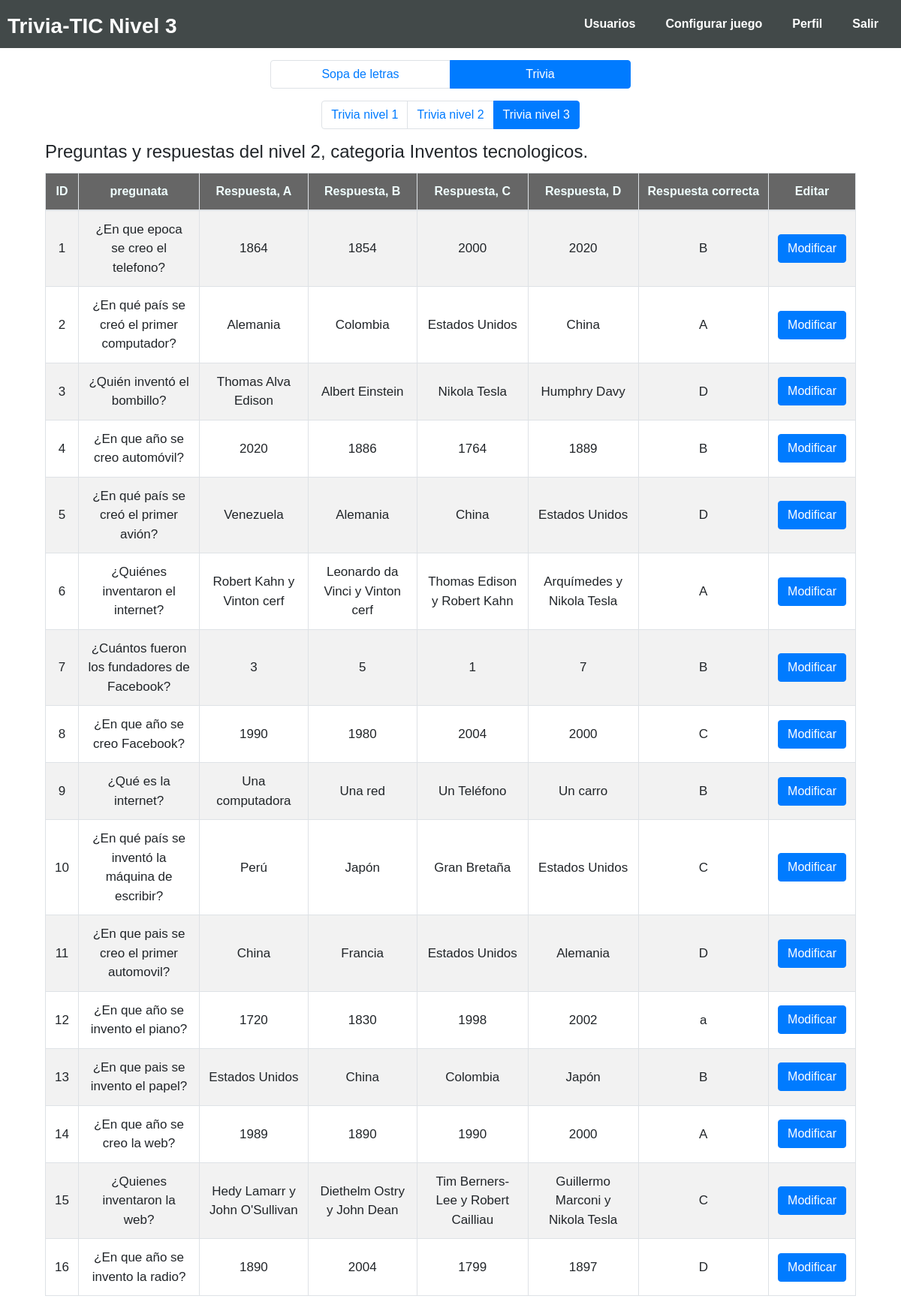
Before: /confi_juego/trivia/trivia_nv3.php (signed in) with the older database file.
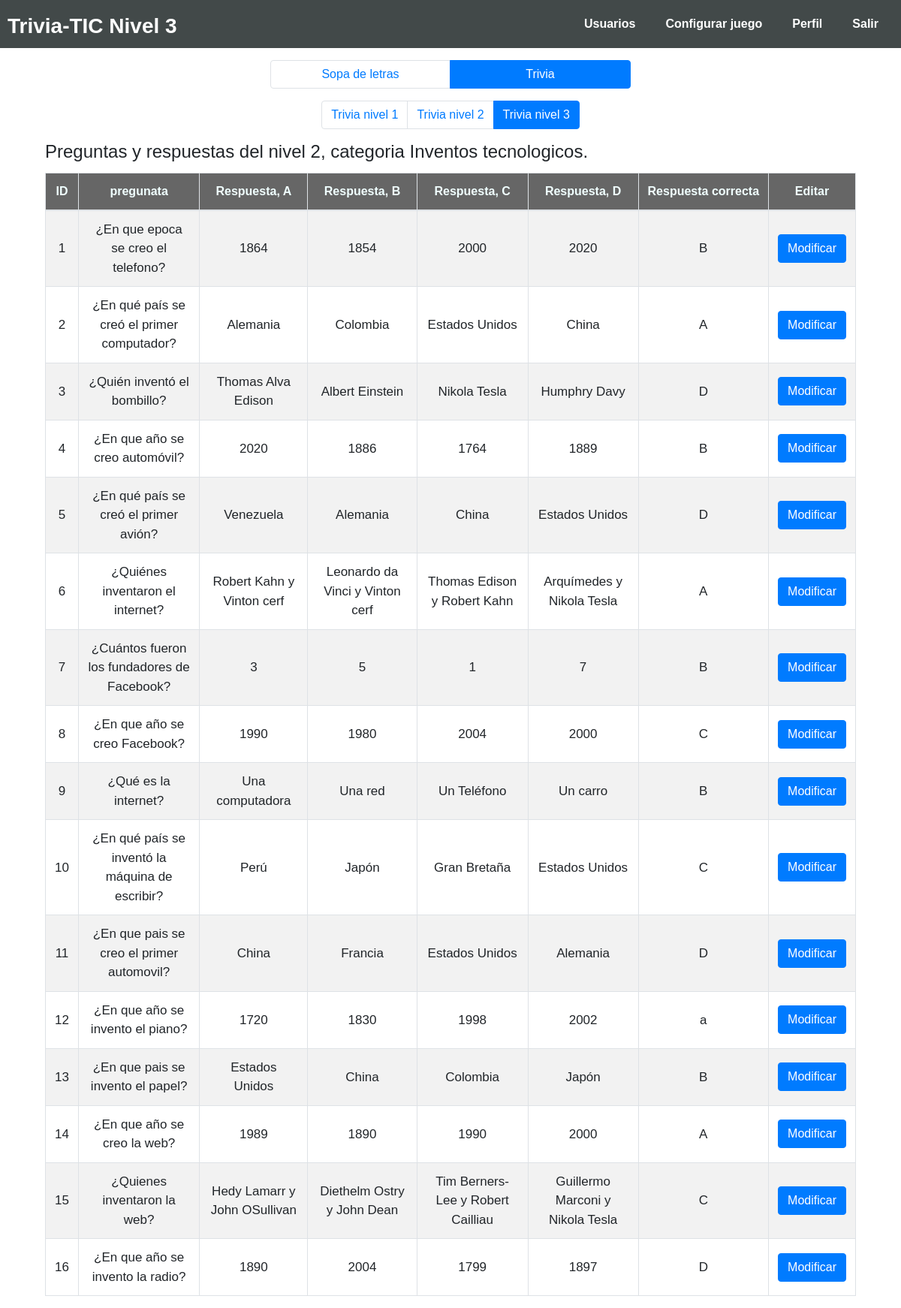
After: the same page with the newer database file.
### tables this page shows
CREATE TABLE `trivia_nivel3` (
  `id_pregunta` int(11) NOT NULL,
  `pregunta` varchar(255) NOT NULL,
  `respuesta1` varchar(255) NOT NULL,
  `respuesta2` varchar(255) NOT NULL,
  `respuesta3` varchar(255) NOT NULL,
  `respuesta4` varchar(255) NOT NULL,
  `respuesta_correcta` varchar(1) NOT NULL
);

### confi_juego/trivia/php/consul_nv3.php (called while the page is built)
<?php
require ('../../php/conexion.php');
$pdo -> setAttribute(PDO::ATTR_ERRMODE, PDO::ERRMODE_EXCEPTION);
$query = $pdo->prepare("SELECT * FROM trivia_nivel3 ");
$query->execute();
 ?>

### confi_juego/trivia/trivia_nv3.php (the view, shortened to what this page needs)
<!DOCTYPE html>
<html lang="en">
<head>
    <link rel="stylesheet" type="text/css" href="../../css/bootstrap.css">
    <link rel="stylesheet" type="text/css" href="../../css/cargando.css">
    <link rel="stylesheet" type="text/css" href="../../css/maquinawrite.css">
    <link rel="stylesheet" href="../../css/estyle.css">
    <link rel="stylesheet" href="style.css">
</head>
<body>
    <nav class="navbar1 navbar-expand-lg1 navbar-light1 bg-light1">
        <div class="collapse1 navbar-collapse1" id="navbarNav">
            <p class="pa"> <b><span style="color: white;">Trivia-TIC Nivel 3</span> </b></p>
            <ul class="navbar-nav1">
                <li class="nav-item1 active1">
                    <a class="nav-link1" href="../../administrador/index.php"><b> Usuarios</b> <span class="sr-only1"></span></a>
                </li>
                <li class="nav-item1">
                    <a class="nav-link1" href="#"><b> Configurar juego</b></a>
                </li>
                <li class="nav-item1">
                    <a class="nav-link1" href="../perfil/perfil_admin.php"><b>Perfil</b></a>
                </li>
                <li class="nav-item1">
                    <a class="nav-link1" href="../../php/salir.php"><b>Salir</b></a>
                </li>
            </ul>
        </div>
    </nav>
    <ul class="pagination pagination_juegos">
        <li class="page-item">
            <div>
                <a class="page-link" href="../sopa/index.php">Sopa de letras</a>
            </div>
        </li>
        <li class="page-item active">
            <div>
                <a class="page-link" href="#">Trivia</a>
            </div>
        </li>
    </ul>
    <div class="div_pagination">
        <ul class="ul_paginacion pagination">
            <li class="page-item">
                <a class="page-link" href="trivia.php">
                    <div class="a-pagination"> Trivia nivel 1</div>
                </a>
            </li>
            <li class="page-item">
                <a class="page-link" href="trivia_nv2.php">
                    <div class="a-pagination"> Trivia nivel 2</div>
                </a>
            </li>
            <li class="page-item active">
                <a class="page-link" href="#">
                <div class="a-pagination"> Trivia nivel 3</div>
                </a>
            </li>
        </ul>
    </div>
    <div class="div_titulo">
        <h4 class="h4_titulo">Preguntas y respuestas del nivel 2, categoria Inventos tecnologicos.</h4>
    </div>
    <div class="tabla clearfix">
        <div class="contenedor_tabla">
            <div class="table-responsive" style="align-items: center;">
                <table class="table table-bordered table-striped table-hover">
                    <thead>
                        <tr class="tr">
                            <th scope="col">ID</th>
                            <th scope="col">pregunata</th>
                            <th scope="col">Respuesta, A</th>
                            <th scope="col">Respuesta, B</th>
                            <th scope="col">Respuesta, C</th>
                            <th scope="col">Respuesta, D</th>
                            <th scope="col">Respuesta correcta</th>
                            <th scope="col">Editar</th>
                        </tr>
                    </thead>
                    <tbody>
                        <?php
                        include("php/consul_nv3.php");
                        while ($dataCliente = $query->fetch(PDO::FETCH_ASSOC)) { ?>
                            <tr>
                                <td><?php echo $dataCliente['id_pregunta']; ?></td>
                                <td><?php echo $dataCliente['pregunta']; ?></td>
                                <td><?php echo $dataCliente['respuesta1']; ?></td>
                                <td><?php echo $dataCliente['respuesta2']; ?></td>
                                <td><?php echo $dataCliente['respuesta3']; ?></td>
                                <td><?php echo $dataCliente['respuesta4']; ?></td>
                                <td><?php echo $dataCliente['respuesta_correcta']; ?></td>
                                <td>
                                    <button type="button" class="btn btn-primary" data-toggle="modal" data-target="#nivel<?php echo $dataCliente['id_pregunta']; ?>">
                                        Modificar
                                    </button>
                                </td>
                            </tr>
                        <?php } ?>
                </table>
            </div>
        </div>
    </div>
</body>
</html>

### css/estyle.css (style rules this page uses)
table tr th { background: rgba(0, 0, 0, .6); color: azure; }
tbody tr { font-size: 12px !important; }
b { display: flex; flex-direction: row-reverse; }
.pagination { justify-content: center; margin: 16px 0; }

### confi_juego/trivia/style.css (style rules this page uses)
body { font-family: Arial, Helvetica, sans-serif; }
.nav-link1 { text-decoration: none !important; color: white; padding: 20px; display: block; }
.nav-item1 { display: inline-block; text-align: center; }
.div_titulo { display: flex; justify-content: center; margin: 5px 0px; }
.h4_titulo { width: 90%; }
.navbar1 { position: relative; background-color: #424949; list-style: none; padding: 0; margin: auto; }
.tabla { display: flex; justify-content: center; }
.navbar-nav1 { margin: 0px; display: flex; justify-content: flex-end; text-decoration: none !important; }
.pa { padding-top: 14px; font-size: 28px; margin: 0px; }
.collapse1 { padding: 0px 10px; display: flex; justify-content: space-between; }
td { display: table-cell; vertical-align: middle !important; text-align: center; font-size: 17px; }
.tr { white-space: nowrap; text-align: center; }
.contenedor_tabla { width: 90%; }
.pagination_juegos { text-align: center; }
.pagination_juegos .page-item { width: 20%; }

Changed rows visible on the page:
changed trivia_nivel3 "¿Quienes inventaron la web?": respuesta1 "Hedy Lamarr y John O'Sullivan" → "Hedy Lamarr y John OSullivan"
